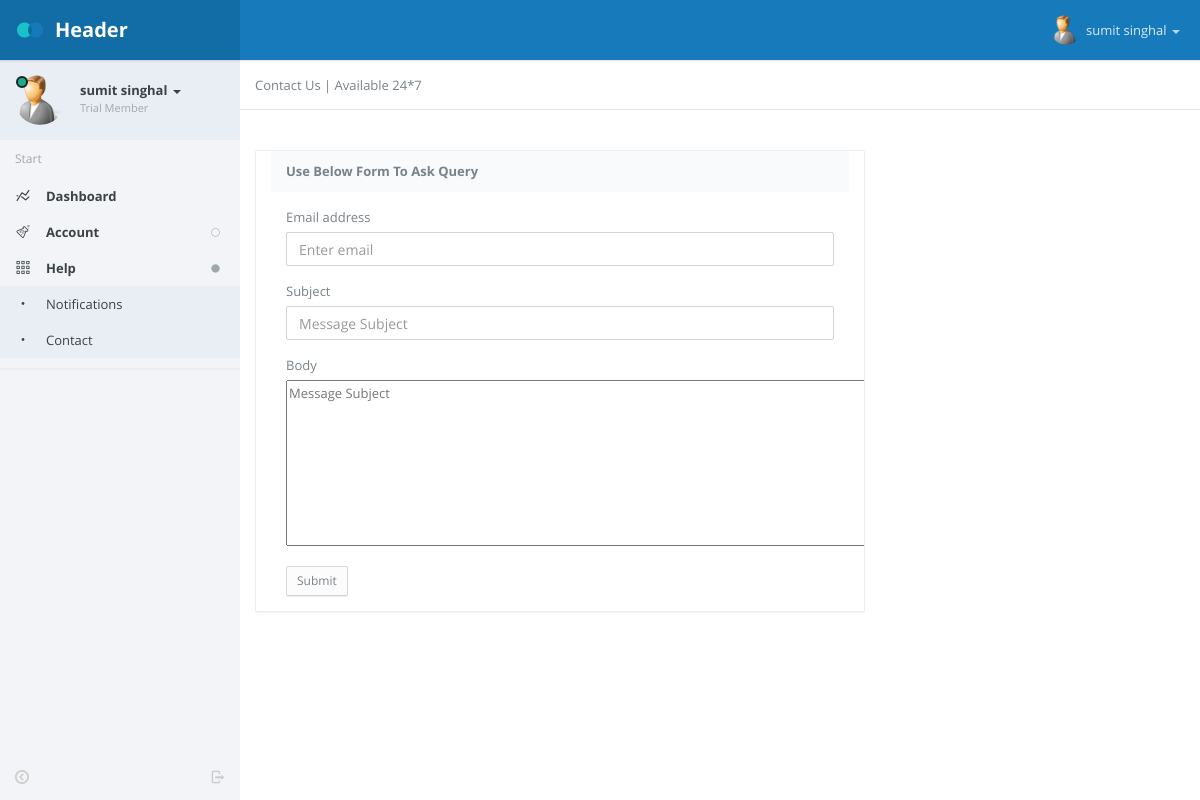
The page /contact.php (signed in) on the database its author committed.
### tables this page shows
CREATE TABLE `settings` (
  `email` varchar(100) NOT NULL DEFAULT 'Enter Your E-Mail Address',
  `sno` int(9) NOT NULL,
  `wlink` varchar(100) NOT NULL DEFAULT 'www.yourwebsite.com',
  `invoicedetails` text NOT NULL,
  `coname` text NOT NULL,
  `fblink` text NOT NULL,
  `twitterlink` text NOT NULL,
  `paypalid` text NOT NULL,
  `maintain` int(1) NOT NULL DEFAULT '0',
  `alwdpayment` int(11) NOT NULL DEFAULT '0' COMMENT 'user will get payment via paypal or via payment in bank account.',
  `minmobile` double NOT NULL,
  `maxmobile` double NOT NULL,
  `footer` varchar(50) NOT NULL,
  `header` varchar(50) NOT NULL,
  `payzaid` varchar(128) NOT NULL DEFAULT 'Not Available',
  `solidtrustid` varchar(128) NOT NULL DEFAULT 'Not Available',
  `solidbutton` varchar(128) NOT NULL DEFAULT 'Not Available'
);

CREATE TABLE `affiliateuser` (
  `Id` int(11) NOT NULL,
  `username` varchar(15) NOT NULL,
  `password` varchar(255) NOT NULL,
  `fname` text NOT NULL,
  `address` text NOT NULL,
  `email` text NOT NULL,
  `referedby` varchar(15) NOT NULL DEFAULT 'none',
  `ref_h` varchar(4) NOT NULL DEFAULT 'none',
  `ref_side` varchar(5) NOT NULL DEFAULT 'none',
  `ipaddress` int(10) UNSIGNED NOT NULL,
  `mobile` bigint(10) NOT NULL,
  `active` int(11) NOT NULL,
  `doj` date NOT NULL,
  `country` text NOT NULL,
  `tamount` double NOT NULL DEFAULT '0',
  `payment` varchar(10) NOT NULL,
  `signupcode` text NOT NULL,
  `level` int(1) NOT NULL DEFAULT '2',
  `pcktaken` int(10) NOT NULL DEFAULT '0',
  `launch` int(1) NOT NULL DEFAULT '0',
  `expiry` date NOT NULL DEFAULT '2199-12-31',
  `bankname` varchar(250) NOT NULL DEFAULT 'Not Available',
  `accountname` varchar(250) NOT NULL DEFAULT 'Not Available',
  `accountno` double NOT NULL DEFAULT '0',
  `accounttype` int(11) NOT NULL DEFAULT '0',
  `ifsccode` varchar(100) NOT NULL DEFAULT 'Not Available',
  `getpayment` int(11) NOT NULL DEFAULT '1',
  `renew` int(1) NOT NULL DEFAULT '0',
  `h_balance` int(10) NOT NULL DEFAULT '0',
  `real_balance` int(10) NOT NULL DEFAULT '0',
  `h1_left` varchar(15) NOT NULL DEFAULT 'none',
  `h1_right` varchar(15) NOT NULL DEFAULT 'none',
  `h2_left` varchar(15) NOT NULL DEFAULT 'none',
  `h2_right` varchar(15) NOT NULL DEFAULT 'none',
  `h3_left` varchar(15) NOT NULL DEFAULT 'none',
  `h3_right` varchar(15) NOT NULL DEFAULT 'none',
  `h1_active` int(11) NOT NULL DEFAULT '0',
  `h2_active` int(11) NOT NULL DEFAULT '0',
  `h3_active` int(11) NOT NULL DEFAULT '0'
);

CREATE TABLE `packages` (
  `id` int(11) NOT NULL,
  `name` text NOT NULL,
  `price` double NOT NULL DEFAULT '0',
  `currency` text NOT NULL,
  `details` text NOT NULL,
  `tax` double NOT NULL DEFAULT '0',
  `mpay` double NOT NULL DEFAULT '0',
  `sbonus` double DEFAULT '0',
  `cdate` date NOT NULL,
  `active` int(1) NOT NULL DEFAULT '1',
  `level1` double NOT NULL DEFAULT '0',
  `level2` double NOT NULL DEFAULT '0',
  `level3` double NOT NULL DEFAULT '0',
  `level4` double NOT NULL DEFAULT '0',
  `level5` double NOT NULL DEFAULT '0',
  `level6` double NOT NULL DEFAULT '0',
  `level7` double NOT NULL DEFAULT '0',
  `level8` double NOT NULL DEFAULT '0',
  `level9` double NOT NULL DEFAULT '0',
  `level10` double NOT NULL DEFAULT '0',
  `level11` double NOT NULL DEFAULT '0',
  `level12` double NOT NULL DEFAULT '0',
  `level13` double NOT NULL DEFAULT '0',
  `level14` double NOT NULL DEFAULT '0',
  `level15` double NOT NULL DEFAULT '0',
  `level16` double NOT NULL DEFAULT '0',
  `level17` double NOT NULL DEFAULT '0',
  `level18` double NOT NULL DEFAULT '0',
  `level19` double NOT NULL DEFAULT '0',
  `level20` double NOT NULL DEFAULT '0',
  `gateway` int(1) NOT NULL DEFAULT '3',
  `validity` int(5) NOT NULL DEFAULT '0'
);

### contact.php (the view, shortened to what this page needs)
<?php
include_once ("z_db.php");
?>
<!DOCTYPE html>
<html lang="en" class="app">
<head>
<link rel="stylesheet" href="css/app.v1.css" type="text/css" />
</head>
<body class="">
<section class="vbox">
  <header class="bg-primary header header-md navbar navbar-fixed-top-xs box-shadow">
    <div class="navbar-header aside-md dk"> <a href="dashboard.php" class="navbar-brand"><img src="images/logo.png" class="m-r-sm"><?php $query="SELECT header from settings where sno=0";
 $result = mysqli_query($con,$query);
while($row = mysqli_fetch_array($result))
{
	$header="$row[header]";
	print $header;
	}
  ?></a> <a class="btn btn-link visible-xs" data-toggle="dropdown" data-target=".user"> <i class="fa fa-cog"></i> </a> </div>
    <ul class="nav navbar-nav navbar-right m-n hidden-xs nav-user user">
      <li class="dropdown"> <a href="#" class="dropdown-toggle" data-toggle="dropdown"> <span class="thumb-sm avatar pull-left"> <img src="images/a0.jpg"> </span> <?php
		  $sql="SELECT fname FROM  affiliateuser WHERE username='".$_SESSION['username']."'";
		  if ($result = mysqli_query($con, $sql)) {
    while ($row = mysqli_fetch_row($result)) {
        print $row[0];
    }
}
	   ?> <b class="caret"></b> </a>
      </li>
    </ul>
  </header>
  <section>
    <section class="hbox stretch">
      <aside class="bg-light aside-md hidden-print" id="nav">
        <section class="vbox">
          <section class="w-f scrollable">
            <div class="slim-scroll" data-height="auto" data-disable-fade-out="true" data-distance="0" data-size="10px" data-color="#333333">
              <div class="clearfix wrapper dk nav-user hidden-xs">
                <div class="dropdown"> <a href="#" class="dropdown-toggle" data-toggle="dropdown"> <span class="thumb avatar pull-left m-r"> <img src="images/a0.jpg"> <i class="on md b-black"></i> </span> <span class="hidden-nav-xs clear"> <span class="block m-t-xs"> <strong class="font-bold text-lt"><?php
		  $sql="SELECT fname,country,pcktaken FROM  affiliateuser WHERE username='".$_SESSION['username']."'";
		  if ($result = mysqli_query($con, $sql)) {
    while ($row = mysqli_fetch_row($result)) {
        print $row[0];
		$pcktaken=$row[2];
		 $sql2="SELECT name FROM packages WHERE id=$pcktaken";
		 if ($result2 = mysqli_query($con, $sql2)) {
		  while ($row2 = mysqli_fetch_row($result2)) {
		 $pkname=$row2[0];
		 }
		 }
    }
}
	   ?></strong> <b class="caret"></b> </span> <span class="text-muted text-xs block"><?php print "$pkname Member"; ?></span> </span> </a>
                </div>
              </div>
              <nav class="nav-primary hidden-xs">
                <div class="text-muted text-sm hidden-nav-xs padder m-t-sm m-b-sm">Start</div>
                <ul class="nav nav-main" data-ride="collapse">
                  <li> <a href="dashboard.php" class="auto"> <i class="i i-statistics icon"> </i> <span class="font-bold">Dashboard</span> </a> </li>
                  <li > <a href="#" class="auto"> <span class="pull-right text-muted"> <i class="i i-circle-sm-o text"></i> <i class="i i-circle-sm text-active"></i> </span> <i class="i i-lab icon"> </i> <span class="font-bold">Account</span> </a>
                  </li>
                  <li class="active"> <a href="#" class="auto"> <span class="pull-right text-muted"> <i class="i i-circle-sm-o text"></i> <i class="i i-circle-sm text-active"></i> </span> <i class="i i-grid2 icon"> </i> <span class="font-bold">Help</span> </a>
                    <ul class="nav dk">
                      <li> <a href="notifications.php" class="auto"> <i class="i i-dot"></i> <span>Notifications</span> </a> </li>
                      <li  class="active"> <a href="contact.php" class="auto"> <i class="i i-dot"></i> <span>Contact</span> </a> </li>
                    </ul>
                  </li>
                </ul>
                <div class="line dk hidden-nav-xs"></div>
              </nav>
            </div>
          </section>
          <footer class="footer hidden-xs no-padder text-center-nav-xs"> <a href="logout.php" data-toggle="ajaxModal" class="btn btn-icon icon-muted btn-inactive pull-right m-l-xs m-r-xs hidden-nav-xs"> <i class="i i-logout"></i> </a> <a href="#nav" data-toggle="class:nav-xs" class="btn btn-icon icon-muted btn-inactive m-l-xs m-r-xs"> <i class="i i-circleleft text"></i> <i class="i i-circleright text-active"></i> </a> </footer>
        </section>
      </aside>
      <section id="content">
        <section class="vbox bg-white">
          <header class="header b-b b-light hidden-print">
            <p>Contact Us | Available 24*7</p>
          </header>
		  <br>
		  <br>
		  		<div class="col-sm-8">
                <section class="panel panel-default">
				<section class="scrollable padder">
                  <header class="panel-heading font-bold">Use Below Form To Ask Query</header>
                  <div class="panel-body">
                    <form action=<?php echo htmlspecialchars($_SERVER["PHP_SELF"], ENT_QUOTES, "utf-8"); ?> method="post">
                      <div class="form-group">
                        <label>Email address</label>
                        <input type="email" name="email" class="form-control" placeholder="Enter email" required>
                      </div>
                      <div class="form-group">
                        <label>Subject</label>
                        <input type="text" name="subject" class="form-control" placeholder="Message Subject" required>
                      </div>
					  <div class="form-group">
                        <label>Body</label>
                        <textarea rows="8" cols="90" name="message" placeholder="Message Subject" required></textarea>
                      </div>
                      <button type="submit" class="btn btn-sm btn-default">Submit</button>
                    </form>
                  </div>
                </section>
              </div>
          </section>
        </section>
        <a href="#" class="hide nav-off-screen-block" data-toggle="class:nav-off-screen" data-target="#nav"></a> </section>
    </section>
  </section>
</body>
</html>

### rows shown on the page
settings: header "Header"
affiliateuser: fname "sumit singhal"
packages: name "Trial"
